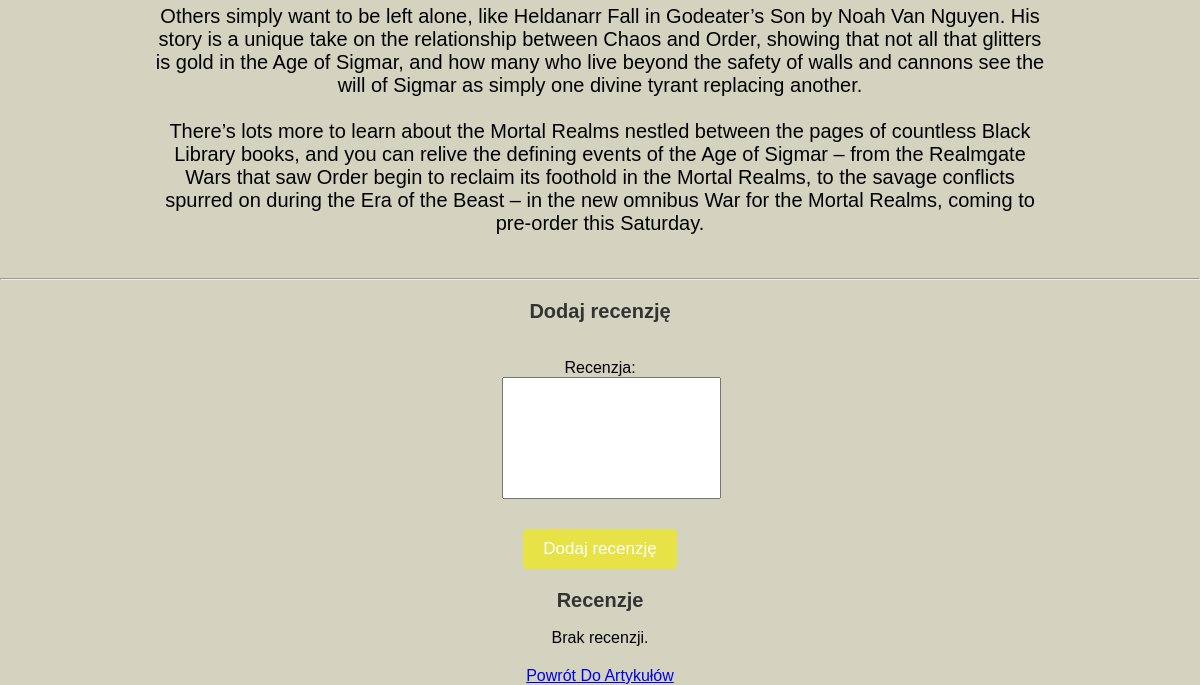
Before: /detailsArticle.php?id=2 (lower part) with the older database file.
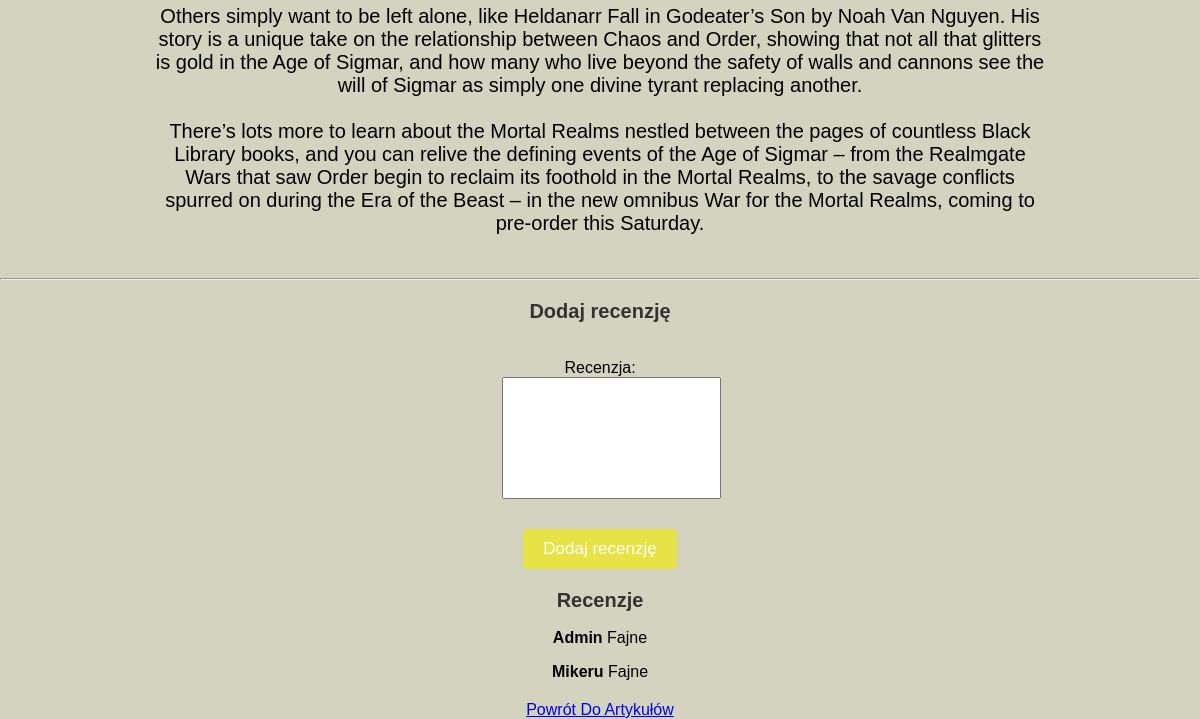
After: the same page with the newer database file.
### tables this page shows
CREATE TABLE `recenzje` (
  `id` int(10) UNSIGNED NOT NULL,
  `idArtykulu` int(10) UNSIGNED NOT NULL,
  `nick` varchar(50) NOT NULL,
  `tresc` text NOT NULL,
  `data` timestamp NOT NULL DEFAULT current_timestamp() ON UPDATE current_timestamp()
);

### detailsArticle.php (the view, shortened to what this page needs)
<!DOCTYPE html>
<html>
<head>
    <link rel="stylesheet" href="stylewarhammer.css">
</head>
<body>
     <?php
    $id = $_GET["id"];
    $conn = new mysqli("localhost", "root", "", "warhammerdbv2");
    $sql = "SELECT a.tytul, obrazek, a.tresc FROM artykuly a , kategorie k WHERE a.id=$id AND idKategorii=k.id";
    $result = $conn->query($sql);
    $row = $result->fetch_object();
    echo "<div class='artykul'>";
    echo "<p>" . nl2br($row->tresc) . "</p>";
    echo "</div>";
    ?>
    <hr>
<div class="dodajRecenzjeBlok">
    <h2>Dodaj recenzję</h2>
    <form action="insertReview.php" method="post">
        <p>Recenzja:<br>
            <textarea name="tresc" maxlength="150"></textarea>
        </p>
        <br>
        <input type="submit" value="Dodaj recenzję" id="przyciskRecenzja">
    </form>
</div>
<div class="recenzjeBlok">
    <h2>Recenzje</h2>
    <?php
    $sql = "SELECT nick, tresc, data FROM recenzje WHERE idartykulu=$id";
    $result = $conn->query($sql);
    if ($result->num_rows > 0) {
        while($row = $result->fetch_object()) {
            echo "<p><strong>{$row->nick}</strong> {$row->tresc}</p>";
        }
    } else {
        echo "Brak recenzji.";
    }
    ?>
</div>
    <a href="Wydarzenia.php">Powrót Do Artykułów</a>
</body>

Changed rows visible on the page:
added recenzje: nick "Admin", tresc "Fajne"
added recenzje: nick "Mikeru", tresc "Fajne"
Other visible differences:
text no longer shown: "Brak recenzji."
